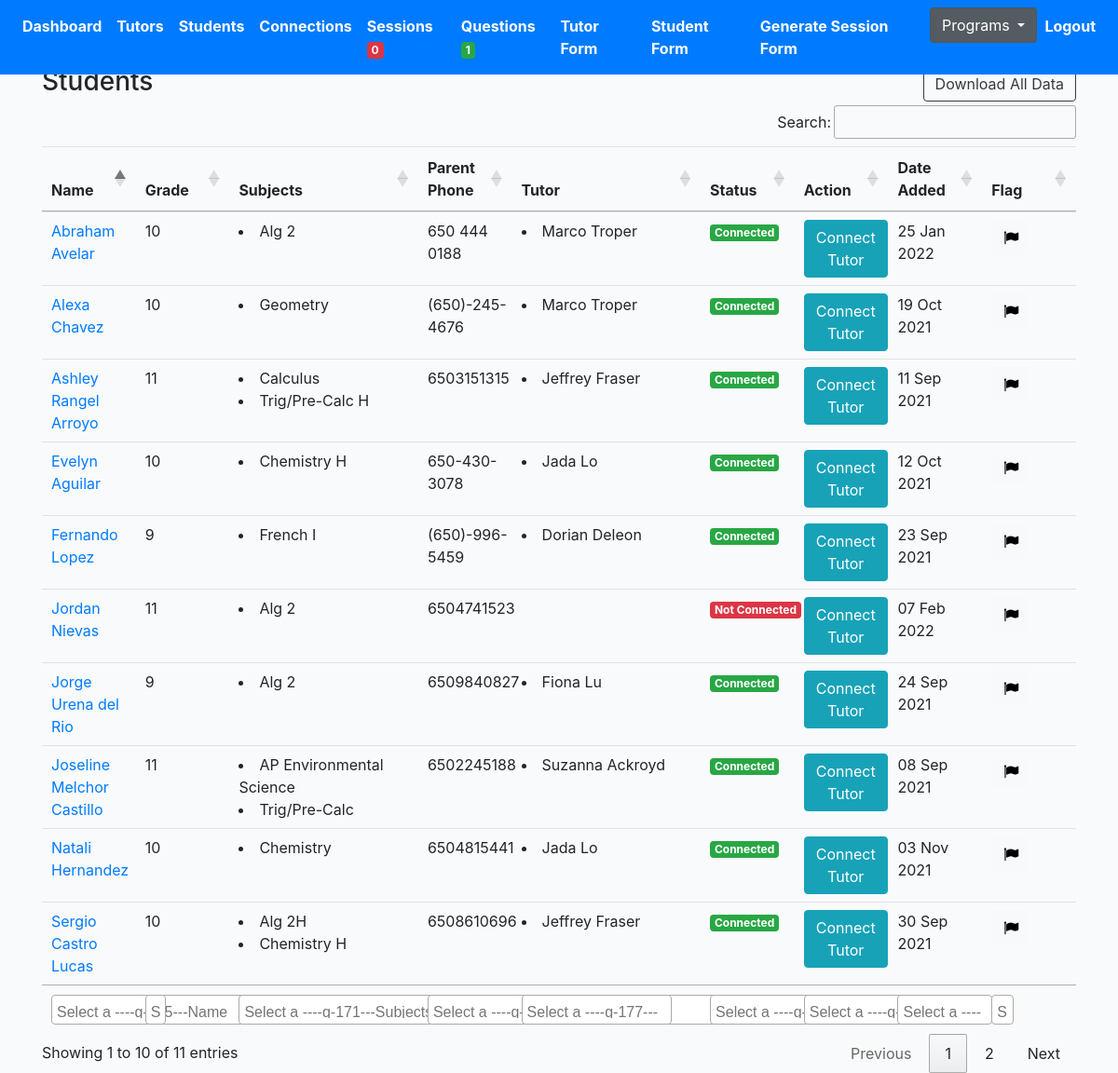
Screenshot of /tutoring/students/ (signed in) with the database file from the repository.
### profiles/models.py (models this page shows, shortened)
class Profile(models.Model):
    role = models.CharField(max_length=200, choices=ROLE_CHOICES_PROFILE, null=True)
    avatar = models.ImageField(default='avatar.png', upload_to='avatars/')
    first_name = models.CharField(max_length=200, blank=True)
    last_name = models.CharField(max_length=200, blank=True)
    email = models.EmailField(max_length=200, blank=True)
    student_grade = models.CharField(null=True, blank=True, max_length=200, choices=STUDENT_GRADE_CHOICES)
    grade = models.CharField(null=True, blank=True, max_length=200, choices=GRADE_CHOICES)
    academic_advisor = models.ForeignKey(Academicadvisor, null=True, blank=True, on_delete=models.CASCADE, related_name='academic_advisor')
    academic_advisor_email = models.EmailField(max_length=200, blank=True)
    subjects = models.ManyToManyField(Subject, blank=True, related_name='subjects')
    school = models.CharField(max_length=200, blank=True)
    friends = models.ManyToManyField("self", blank=True, related_name='testfriends')
    updated = models.DateTimeField(auto_now=True)
    created = models.DateTimeField(auto_now_add=True)
    slug = models.SlugField(unique=True, blank=True)
    flag = models.BooleanField(default=False)
    parent1_first_name = models.CharField(max_length=200, blank=True)
    parent1_last_name = models.CharField(max_length=200, blank=True)
    parent1_phone = models.CharField(max_length=200, blank=True)
    parent1_email = models.EmailField(max_length=200, blank=True)
    student_capacity = models.IntegerField(null=True, blank=True)
    phone = models.CharField(max_length=200, blank=True)
    question = models.TextField(null=True, blank=True, max_length=1000)
    languages = models.ManyToManyField(Language, blank=True, related_name='subjects')
    comfortable_share_phone = models.BooleanField(default=False)
    permission_share_grade = models.BooleanField(default=False)
    optional_school_loop_profile_link = models.TextField(null=True, blank=True, max_length=500)
    optional_school_loop_username = models.TextField(null=True, blank=True, max_length=500)
    optional_school_loop_password = models.TextField(null=True, blank=True, max_length=500)
    parent_languages = models.CharField(null=True, blank=True, max_length=200, choices=LANGUAGE_CHOICES)
    age = models.IntegerField(null=True, blank=True)
    ethnic = models.CharField(null=True, blank=True, max_length=200, choices=ETHNIC_CHOICES)
    note = models.TextField(null=True, blank=True, max_length=1000)
    interest = models.ManyToManyField(Interest, blank=True, related_name='interest')
    check = models.CharField(null=True, blank=True, max_length=200, choices=YES_NO)
    status = models.CharField(null=True, blank=True, max_length=200, choices=PROFILE_STATUS, default='active')
    connect_virtual = models.BooleanField(default=False)
    def get_absolute_url(self):
        return reverse("profiles:profile-detail-view", kwargs={"slug": self.slug})
    def get_friends(self):
        return self.friends.all()
    def get_subjects(self):
        return self.subjects.all()
    __initial_first_name = None
    __initial_last_name = None
    def __init__(self, *args, **kwargs):
        super().__init__(*args, **kwargs)
        self.__initial_first_name = self.first_name
        self.__initial_last_name = self.last_name

class Subject(models.Model):
    name = models.CharField(max_length=200, blank=True)
    def __str__(self):
        return self.name

### profiles/views.py (the view)
# urls.py: path('students/', StudentProfileListView.as_view(), name='student-profiles-list'),
@method_decorator(login_required, name='dispatch')
@method_decorator(allowed_users(allowed_roles=['tutor', 'admin']), name='dispatch')
class StudentProfileListView(ListView):
    model = Profile
    template_name = 'tutor/student-profile-list.html'
    def get_queryset(self):
        qs = Profile.objects.filter(role='student')
        return qs

### cprofiles/context_processors.py (called while the page is built)
def choice_question(request):
    if(request.user.id):
        choice_unanswered_question_num = Question.objects.filter(status="UNANSWERED").count()
        choice_session_flag_num = Session.objects.filter(flag=True).count()
        return {
            'choice_unanswered_question_num' : choice_unanswered_question_num,
            'choice_session_flag_num' : choice_session_flag_num
        }
    return {}

### middleschool/context_processors.py (called while the page is built)
def middle_school_question(request):
    if(request.user.id):
        middle_school_unanswered_question_num = Question.objects.filter(status="UNANSWERED").count()
        middle_school_session_flag_num = Session.objects.filter(flag=True).count()
        return {
            'middle_school_unanswered_question_num' : middle_school_unanswered_question_num,
            'middle_school_session_flag_num' : middle_school_session_flag_num
        }
    return {}

### mprofiles/context_processors.py (called while the page is built)
def mentor_question(request):
    if(request.user.id):
        mentor_unanswered_question_num = Question.objects.filter(status="UNANSWERED").count()
        mentor_session_flag_num = Session.objects.filter(flag=True).count()
        return {
            'mentor_unanswered_question_num' : mentor_unanswered_question_num,
            'mentor_session_flag_num' : mentor_session_flag_num
        }
    return {}

### profiles/context_processors.py (called while the page is built)
def high_school_question(request):
    if(request.user.id):
        high_school_unanswered_question_num = Question.objects.filter(status="UNANSWERED").count()
        high_school_session_flag_num = Session.objects.filter(flag=True).count()
        return {
            'high_school_unanswered_question_num' : high_school_unanswered_question_num,
            'high_school_session_flag_num' : high_school_session_flag_num
        }
    return {}

### templates/tutor/student-profile-list.html (shortened to what this page needs)
{% extends 'base.html' %}
{% load static %}
{% block stylesheet %}{% static '/css/my_invites.css' %}{% endblock %}
{% block content %}
<div class="row">
    <div class="col-auto mr-auto">
        <h3>Students</h3>
    </div>
    <div class="col-auto">
        <div class="btn-group" role="group" aria-label="Basic example">
            <form action="{% url 'profiles:export-tutoring-student-list' %}" method="POST">
                <button type="submit" class="btn btn-outline-dark">Download All Data</button>
            </form>
        </div>
    </div>
</div>
<div class="table-responsive-lg">
    <table id="myTable" class="table">
        <thead>
            <tr>
                <th scope="col">Name</th>
                <th scope="col">Grade</th>
                <th class="subject-column" scope="col">Subjects</th>
                <th scope="col">Parent Phone</th>
                <th class="tutor-column" scope="col">Tutor</th>
                <th scope="col">Status</th>
                <th scope="col">Action</th>
                <th scope="col">Date Added</th>
                <th scope="col">Flag</th>
            </tr>
        </thead>
        <tfoot>
            <tr>
                <th>Name</th>
                <th>Grade</th>
                <th>Subjects</th>
                <th>Parent Phone</th>
                <th>Tutor</th>
                <th>Status</th>
                <th>Action</th>
                <th>Date Added</th>
                <th>Flag</th>
            </tr>
        </tfoot>
        <tbody>
            {% for obj in object_list %}
            <tr>
                <td><a href="{{obj.get_absolute_url}}">{{obj.first_name}} {{obj.last_name}}</a></td>
                <td>{{obj.student_grade}}</td>
                <td>{% for subject in obj.get_subjects %}<li>{{subject}} </li>{% endfor %}</td>
                <td>{{obj.parent1_phone}}</td>
                <td>{% for friend in obj.get_friends %}<li>{{friend.first_name}} {{friend.last_name}} </li>{% endfor %}</td>
                <td>
                    {% if obj.status == 'deactivated' %}
                        <div><span class="badge badge-secondary">Deactivated</span></div>
                    {% else %}
                        {% for friend in obj.get_friends %}
                        <div><span class="badge badge-success">Connected</span></div>
                        {% empty %}
                        <div><span class="badge badge-danger">Not Connected</div>
                        {% endfor %}
                    {% endif %}
                </td>
                <td>
                    {% if obj.status == 'deactivated' %}
                    <a href="{% url 'profiles:student-detail-view' obj.slug %}"><button type="submit" class="btn btn-info" disabled>Connect Tutor</button></a>
                    {% else %}
                    <a href="{% url 'profiles:student-detail-view' obj.slug %}"><button type="submit" class="btn btn-info">Connect Tutor</button></a>
                    {% endif %}
                </td>
                <td>{{ obj.created |date:"d M Y"  }}</td>
                <td>
                    <form action="{% url 'profiles:like-post-view' %}" method="POST" class='like-form' id='{{obj.id}}'>
                        <button type="submit" class="like_btn btn btn-light like-btn{{obj.id}}">
                            {% if obj.flag == False %}
                            <i class="fa fa-flag thumb{{obj.id}}" style="color:black"></i>
                                {% else %}
                                <i class="fa fa-flag thumb{{obj.id}}" style="color:red"></i>
                                    {% endif %}
                                </button>
                    </form>
                </td>
            </tr>
            {% endfor %}
        </tbody>
    </table>
</div>
{% endblock content %}

### core/static/css/base.css (style rules this page uses)
body { background:#FAFAFA; }

### core/static/css/my_invites.css (style rules this page uses)
body { margin-top:20px; background:#FAFAFA; }
body { background-color: #f9fafb; margin-top:0px; }

### templates/tutor/student-profile-list.html (style rules this page uses)
table { table-layout:fixed; }
th.tutor-column { width: 15%; }
th.subject-column { width: 15%; }

### rows the page displays
Profile: first_name "Joseline", last_name "Melchor Castillo", student_grade "11", parent1_phone "6502245188", status "Connect Tutor", created "08 Sep 2021"
Subject: name "AP Environmental Science"
Subject: name "Trig/Pre-Calc"
Profile: first_name "Suzanna", last_name "Ackroyd"
Profile: first_name "Ashley", last_name "Rangel Arroyo", student_grade "11", parent1_phone "6503151315", status "Connect Tutor", created "11 Sep 2021"
Subject: name "Calculus"
Subject: name "Trig/Pre-Calc H"
Profile: first_name "Jeffrey", last_name "Fraser"
Profile: first_name "Fernando", last_name "Lopez", student_grade "9", parent1_phone "(650)-996-5459", status "Connect Tutor", created "23 Sep 2021"
Subject: name "French I"
Profile: first_name "Dorian", last_name "Deleon"
Profile: first_name "Jorge", last_name "Urena del Rio", student_grade "9", parent1_phone "6509840827", status "Connect Tutor", created "24 Sep 2021"
Subject: name "Alg 2"
Profile: first_name "Fiona", last_name "Lu"
Profile: first_name "Sergio", last_name "Castro Lucas", student_grade "10", parent1_phone "6508610696", status "Connect Tutor", created "30 Sep 2021"
Subject: name "Alg 2H"
Subject: name "Chemistry H"
Profile: first_name "Evelyn", last_name "Aguilar", student_grade "10", parent1_phone "650-430-3078", status "Connect Tutor", created "12 Oct 2021"
Profile: first_name "Jada", last_name "Lo"
Profile: first_name "Alexa", last_name "Chavez", student_grade "10", parent1_phone "(650)-245-4676", status "Connect Tutor", created "19 Oct 2021"
Subject: name "Geometry"
Profile: first_name "Marco", last_name "Troper"
Profile: first_name "Natali", last_name "Hernandez", student_grade "10", parent1_phone "6504815441", status "Connect Tutor", created "03 Nov 2021"
Subject: name "Chemistry"
Profile: first_name "Abraham", last_name "Avelar", student_grade "10", parent1_phone "650 444 0188", status "Connect Tutor", created "25 Jan 2022"
Profile: first_name "Jordan", last_name "Nievas", student_grade "11", parent1_phone "6504741523", status "Not Connected", created "07 Feb 2022"

### other values shown
{{ high_school_session_flag_num }} "0"
{{ high_school_unanswered_question_num }} "1"
